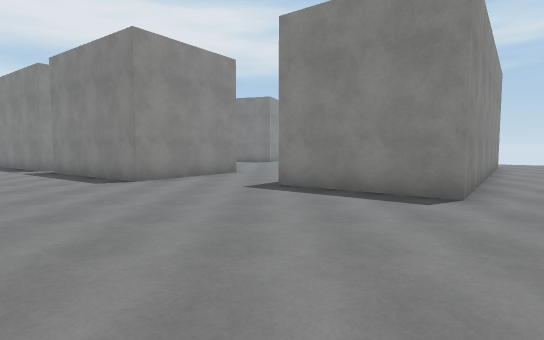
view 1 (above)

12 first-person views from a walk through a scene from a Unity 3-D project. The camera is 1.5 m above the floor, tilts 4° down and sees 80° across. The floor is counted in squares, 1.8 m on a side. Each view is taken from the middle of a square. On the plan, view 1 faces up. The plan holds only what a view shows up to about 11 squares ahead; the rest is blank. The place goes on beyond the plan. The player character is not drawn. Surface patterns are stand-ins for the level's own textures.

view 2
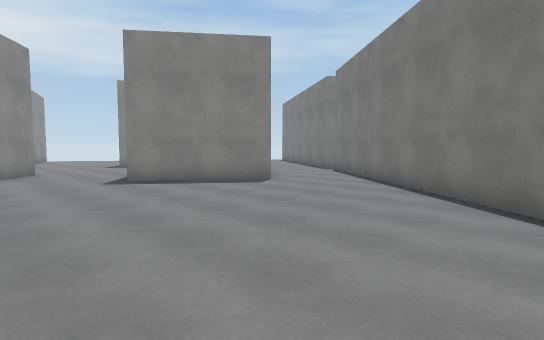

view 3
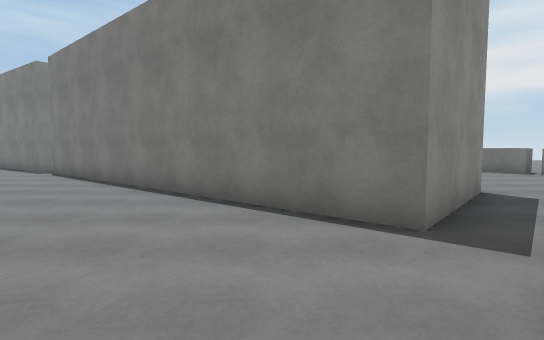

view 4
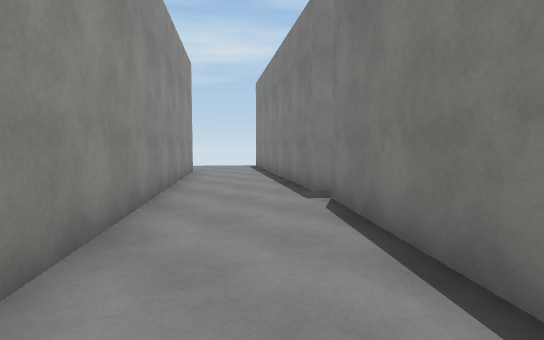

view 5
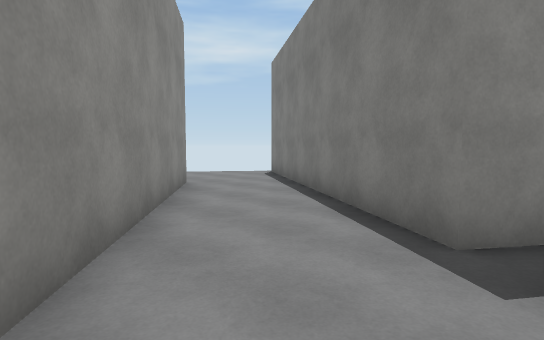

view 6
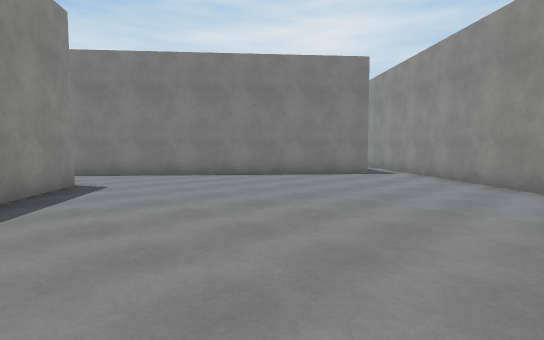

view 7
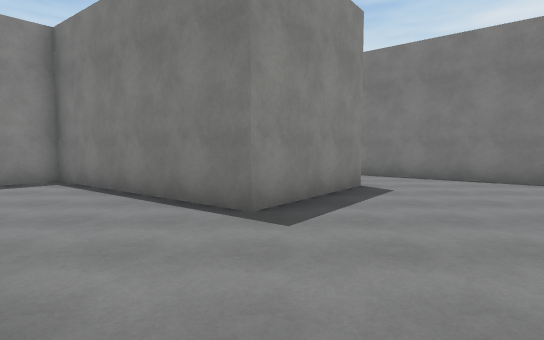

view 8
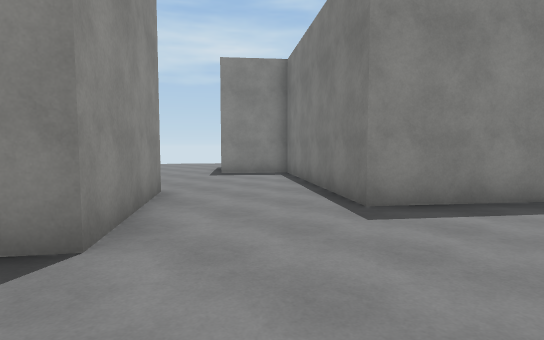

view 9
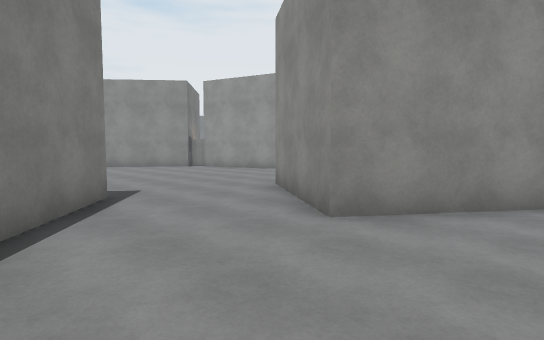

view 10
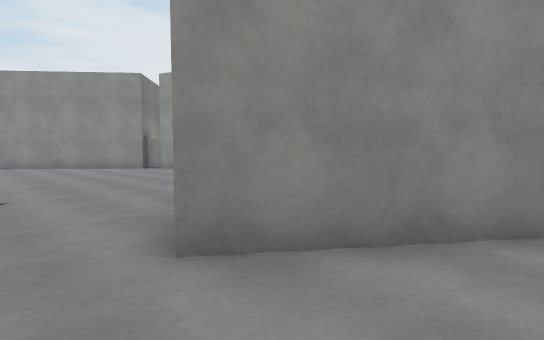

view 11
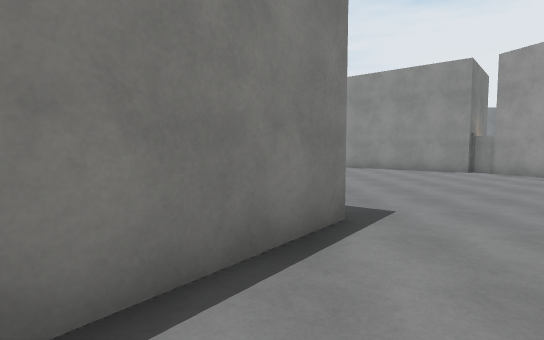

view 12
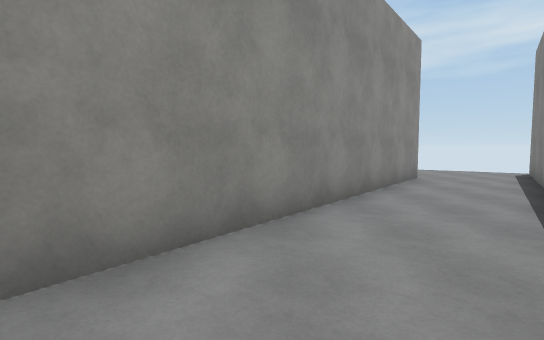

### Floor plan
Points are (right, up) in squares from view 1. A wall is a line through its corners. A room is listed if a view was taken in it or the views show most of it. See-through windows are left out.
Room 1 (views 1, 2, 3, 4, 5, 6, 7, 8, 12)
walls: (-2.6, 8.8) (-3.3, 7.8) (-5.6, 9.5); (0.2, -2.5) (7.5, 6.1); (8.6, 6.3) (7.9, 6.8) (12.7, 13.6); (-5.4, 0.5) (-0.3, -3.9); (9, 12.9) (3, 5.1) (0.1, 7.3) (0.9, 8.3)
ways out: opening at (-1, 9) to room 2
Room 2 (views 9, 10, 11)
walls: (0.9, 8.3) (3.9, 12.2) (2.3, 13.5); (-3.9, 12.7) (-1.2, 10.8) (-2.6, 8.8)
ways out: opening at (-1, 9) to room 1

Where each view was taken, in squares from view 1:
view 1: 0 up, 0 right, facing up
view 2: 1 down, 3 left, facing up-right
view 3: 1 down, 3 left, facing right
view 4: 3 up, 3 right, facing up-right
view 5: 6 up, 5 right, facing up-right
view 6: 7 up, 5 left, facing down-right
view 7: 7 up, 4 left, facing right
view 8: 5 up, 4 left, facing up-right
view 9: 13 up, 2 right, facing down-left
view 10: 13 up, 0 right, facing down-left
view 11: 11 up, 1 right, facing down
view 12: 4 up, 5 right, facing up
